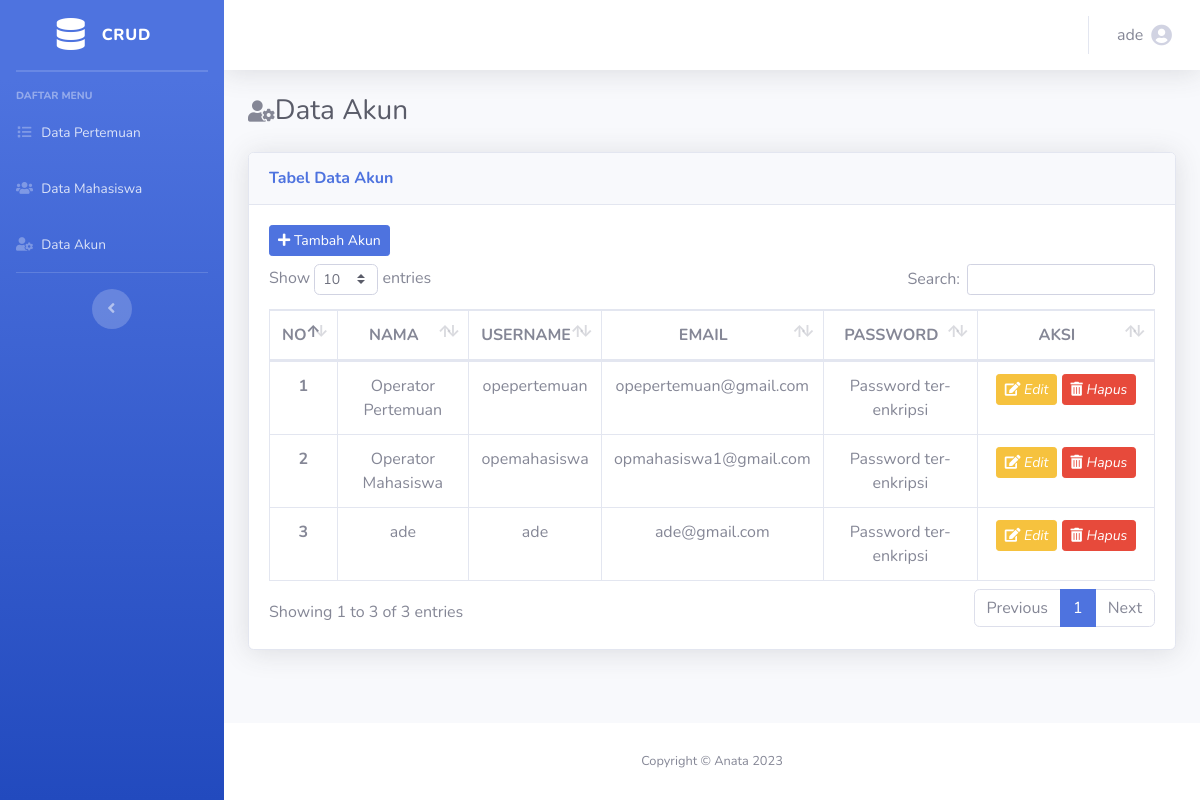
The app's page /akun.php (signed in) with its own data.
### tables this page shows
CREATE TABLE `data_akun` (
  `id_akun` int(11) NOT NULL,
  `nama` varchar(225) NOT NULL,
  `username` varchar(100) NOT NULL,
  `email` varchar(50) NOT NULL,
  `password` varchar(256) NOT NULL,
  `level` varchar(2) NOT NULL
);

### config/controller.php (called while the page is built, shortened)
<?php
include 'koneksi.php';
function select($query){
  global $db;
  $result = mysqli_query($db, $query);
  $rows = [];
  while ($row = mysqli_fetch_assoc($result)){
    $rows[] = $row;
  }
  return $rows;
}

### akun.php (the view, shortened to what this page needs)
<?php
include 'layout/header.php';
$akun = select("SELECT * FROM data_akun");
?>
<div id="content-wrapper" class="d-flex flex-column">
  <div id="content">
    <nav class="navbar navbar-expand navbar-light bg-white topbar mb-4 static-top shadow">
      <ul class="navbar-nav ml-auto">
        <li class="nav-item dropdown no-arrow">
          <a class="nav-link dropdown-toggle" href="#" id="userDropdown" role="button" data-toggle="dropdown" aria-haspopup="true" aria-expanded="false">
            <span class="mr-2 d-none d-lg-inline text-gray-600"><?= $_SESSION['nama']; ?></span>
            <i class="fas fa-user-circle fa-lg"></i>
          </a>
        </li>
      </ul>
    </nav>
    <div class="container-fluid">
      <div class="d-sm-flex align-items-center mb-4">
        <i class="fas fa-fw fa-user-cog fa-lg"></i>
        <h1 class="h3 mb-0 text-gray-800">Data Akun</h1>
      </div>
      <div class="card shadow mb-4">
        <div class="card-header py-3">
          <h6 class="m-0 font-weight-bold text-primary">Tabel Data Akun</h6>
        </div>
        <div class="card-body">
          <?php if ($_SESSION['level'] == 1) : ?>
            <button type="button" class="btn btn-primary btn-sm mb-2" data-toggle="modal" data-target="#tambahModal">
              <i class="fas fa-plus"></i>
              Tambah Akun
            </button>
          <?php endif; ?>
          <div class="table-responsive">
            <table id="dataTable" class="table table-bordered" width="100%" cellspacing="0">
              <thead>
                <tr>
                  <th scope="col" class="text-center">NO</th>
                  <th scope="col" class="text-center">NAMA</th>
                  <th scope="col" class="text-center">USERNAME</th>
                  <th scope="col" class="text-center">EMAIL</th>
                  <th scope="col" class="text-center">PASSWORD</th>
                  <th scope="col" class="text-center">AKSI</th>
                </tr>
              </thead>
              <tbody class="text-center">
                <?php $no = 1; ?>
                <?php if ($_SESSION['level'] == 1) : ?>
                  <?php foreach ($akun as $data_akun) : ?>
                    <tr>
                      <th><?= $no++; ?></th>
                      <td><?= $data_akun['nama']; ?></td>
                      <td><?= $data_akun['username']; ?></td>
                      <td><?= $data_akun['email']; ?></td>
                      <td>Password ter-enkripsi</td>
                      <td class="text-center" width="20%">
                        <button type="button" class="btn btn-warning btn-sm text-white" data-toggle="modal" data-target="#editModal<?= $data_akun['id_akun']; ?>">
                          <i class="fas fa-edit"></i>
                          <i>Edit</i>
                        </button>
                        <span>
                          <button type="button" class="btn btn-danger btn-sm text-white" data-toggle="modal" data-target="#hapusModal<?= $data_akun['id_akun']; ?>">
                            <i class="fas fa-trash-alt"></i>
                            <i>Hapus</i>
                          </button>
                      </td>
                    </tr>
                  <?php endforeach; ?>
                <?php endif; ?>
              </tbody>
            </table>
          </div>
        </div>
      </div>
    </div>
  </div>
  <?php
  include 'layout/footer.php';
  ?>

### records on screen
data_akun: nama "Operator Pertemuan", username "opepertemuan", email "opepertemuan@gmail.com"
data_akun: nama "Operator Mahasiswa", username "opemahasiswa", email "opmahasiswa1@gmail.com"
data_akun: nama "ade", username "ade", email "ade@gmail.com"

### other values on screen
$_SESSION['nama'] "ade"
